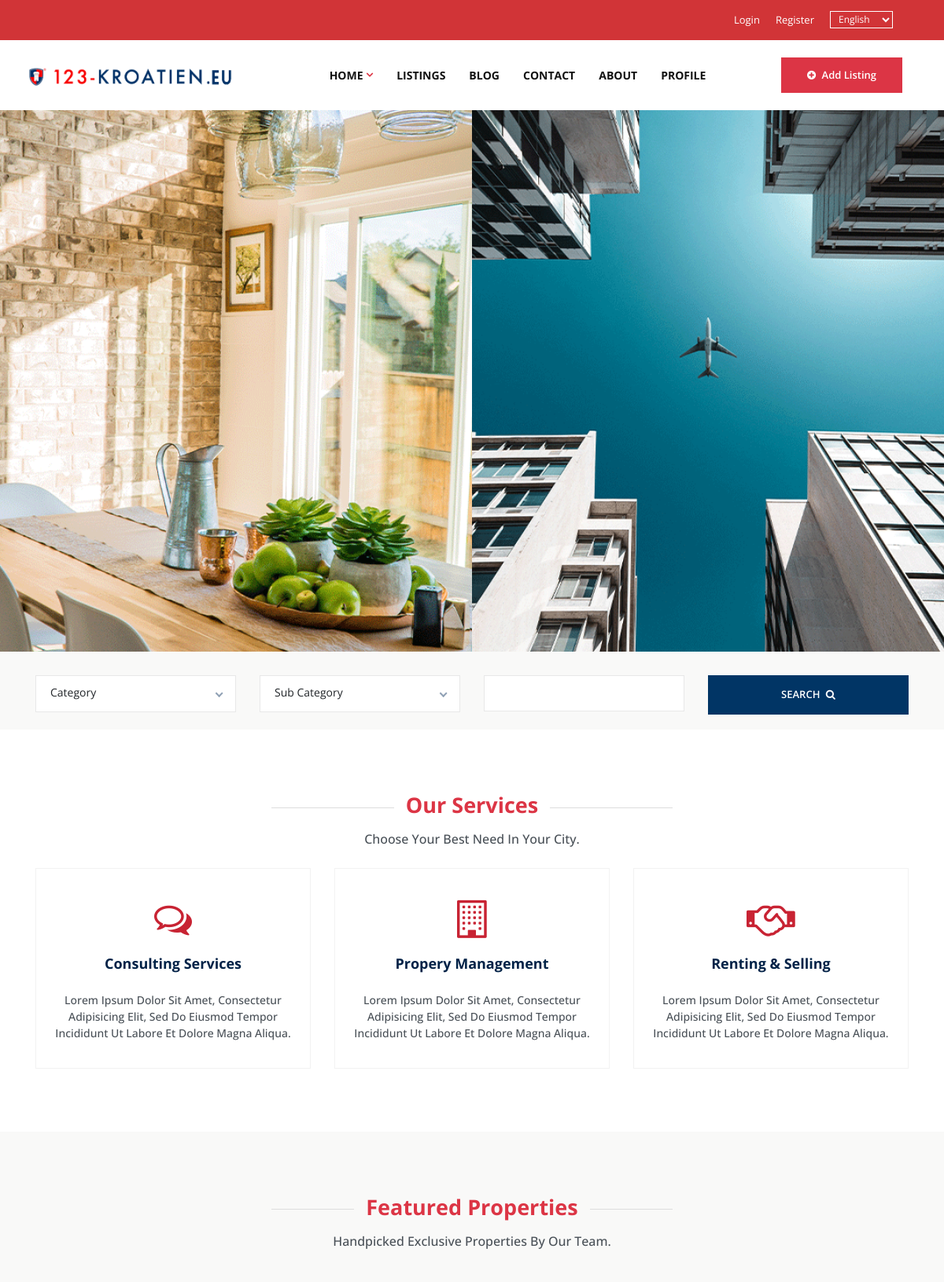
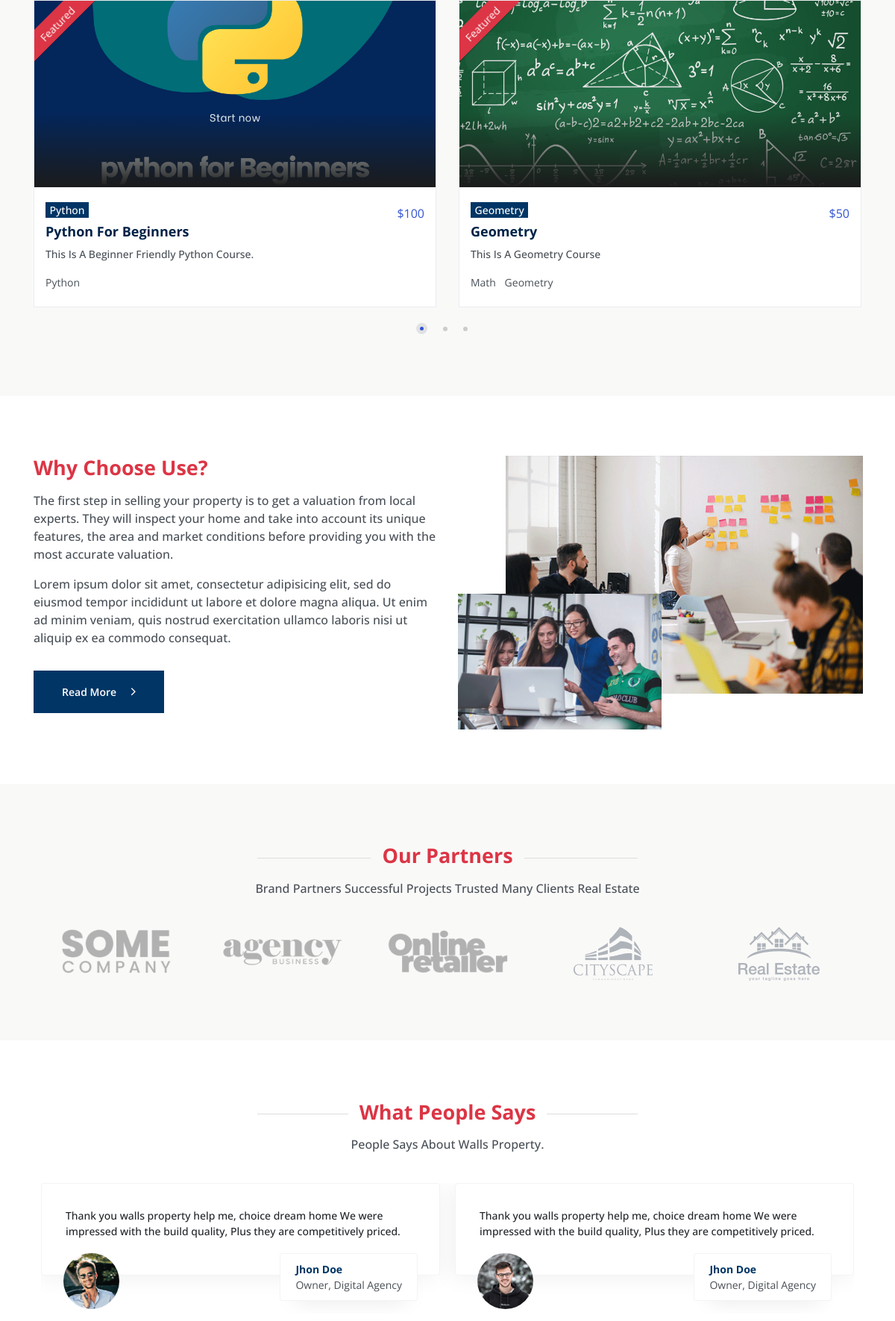
The page / (upper part) on the database its author committed (2 pictures, top to bottom).
### course/models.py (models this page shows, shortened)
class Course(models.Model):
    category = models.ForeignKey(Category, on_delete=models.SET_NULL, null=True, blank=True)
    name = models.CharField(max_length=100)
    slug = models.SlugField(max_length=200, unique=True)
    description = models.CharField(max_length=200)
    content = CKEditor5Field('Text', config_name='extends')
    image = models.ImageField(upload_to='course/%Y/%m/%d/')
    long_image = models.ImageField(upload_to='course/%Y/%m/%d/', blank=True, null=True)
    video = models.FileField(upload_to='videos/course/%Y/%m/%d/', blank=True, null=True)
    price = models.CharField(max_length=20)
    total_enrolled = models.IntegerField(default=0)
    duration = models.CharField(max_length=20)
    features = models.SlugField(max_length=200)
    is_featured = models.BooleanField(default=False)
    keywords = models.CharField(max_length=100)
    popularity = models.IntegerField(default=0)
    active = models.BooleanField(default=True)
    created_at = models.DateTimeField(auto_now_add=True)
    updated_at = models.DateTimeField(auto_now=True)

class Category(models.Model):
    name = models.CharField(max_length=50)
    slug = models.SlugField(max_length=100, unique=True)
    parent = models.ForeignKey('self', on_delete=models.CASCADE, null=True, blank=True)
    image = models.ImageField(upload_to='category_image/%Y/%m/%d/', blank=True, null=True)
    keywords = models.CharField(max_length=100)
    popularity = models.IntegerField(default=0)
    active = models.BooleanField(default=True)
    created_at = models.DateTimeField(auto_now_add=True)
    updated_at = models.DateTimeField(auto_now=True)
    def __str__(self):
        return self.name

### main/views.py (the view)
# urls.py: path("", views.home, name="home"),
def home(request):
    course_list = Course.objects.all()
    categories = Category.objects.all()
    context = {
        'course_list': course_list,
    }
    return render(request, "main/home.html", context)

### main/context_processors.py (called while the page is built)
def category_list(request):
    categories = Category.objects.filter(parent__isnull=True)
    sub_categories = Category.objects.filter(parent__isnull=False)
    context = {
        'categories': categories,
        "sub_categories": sub_categories
    }
    return context

### main/templatetags/custom_tags.py (called while the page is built)
@register.filter('get_keywords')
def get_keywords(obj):
    keywords = obj.keywords.split('-')
    return keywords

### templates/main/home.html (shortened to what this page needs)
{% extends "includes/base.html" %}
{% load static %}
{% block body %}
    <div class="homepage__property bg-light">
        <div class="homepage__property-carousel owl-carousel owl-theme">
            <div class="item">
                <a href="#">
                    <div class="tc-image-caption4">
                        <img src="{% static 'images/c2.png' %}" alt="img1">
                        <div class="caption">
                        </div>
                    </div>
                </a>
            </div>
            <div class="item">
                <a href="#">
                    <div class="tc-image-caption4">
                        <img src="{% static 'images/c3.png' %}" alt="img1">
                        <div class="caption">
                        </div>
                    </div>
                </a>
            </div>
        </div>
    </div>
    {% include "course/components/filter_row.html" %}
    <section class="popular__city-large">
        <div class="container">
            <div class="row">
                <div class="col-md-8 col-lg-6 mx-auto">
                    <div class="title__head">
                        <h2 class="text-center text-capitalize text-danger">
                            Our Services
                        </h2>
                        <p class="text-center text-capitalize">Choose your best need in your city.</p>
                    </div>
                </div>
            </div>
            <div class="row">
                <div class="col-md-6 col-lg-4">
                    <div class="myCard">
                        <div class="iconDiv">
                            <i class="fa fa-comments-o myIcon" aria-hidden="true"></i>
                        </div>
                        <h6 class="text-capitalize mb-4">Consulting Services</h6>
                        <p class="text-capitalize">Lorem ipsum dolor sit amet, consectetur adipisicing elit, sed do eiusmod
                        tempor incididunt ut labore et dolore magna aliqua.</p>
                    </div>
                </div>
                <div class="col-md-6 col-lg-4">
                    <div class="myCard">
                        <div class="iconDiv">
                            <i class="fa fa-building-o myIcon" aria-hidden="true"></i>
                        </div>
                        <h6 class="text-capitalize mb-4">Propery Management</h6>
                        <p class="text-capitalize">Lorem ipsum dolor sit amet, consectetur adipisicing elit, sed do eiusmod
                        tempor incididunt ut labore et dolore magna aliqua.</p>
                    </div>
                </div>
                <div class="col-md-6 col-lg-4">
                    <div class="myCard">
                        <div class="iconDiv">
                            <i class="fa fa-handshake-o myIcon" aria-hidden="true"></i>
                        </div>
                        <h6 class="text-capitalize mb-4">Renting & Selling</h6>
                        <p class="text-capitalize">Lorem ipsum dolor sit amet, consectetur adipisicing elit, sed do eiusmod
                        tempor incididunt ut labore et dolore magna aliqua.</p>
                    </div>
                </div>
            </div>
        </div>
    </section>
    <section class="featured__property bg-light">
        <div class="container">
            <div class="row">
                <div class="col-md-8 col-lg-6 mx-auto">
                    <div class="title__head">
                        <h2 class="text-center text-capitalize text-danger">
                            featured properties
                        </h2>
                        <p class="text-center text-capitalize">handpicked exclusive properties by our team.</p>
                    </div>
                </div>
            </div>
            <div class="row">
                <div class="col-lg-12">
                    <div class="featured__property-carousel owl-carousel owl-theme">
                        {% for course in course_list %}
                        {% include "course/components/card.html" %}
                        {% endfor %}
                    </div>
                </div>
            </div>
        </div>
    </section>
    <section class="home__about">
        <div class="container">
            <div class="row">
                <div class="col-lg-6">
                    <div class="title__leading">
                        <h2 class="text-capitalize text-danger">why choose use?</h2>
                        <p>
                            The first step in selling your property is to get a valuation from local experts. They will
                            inspect your home and take into account its unique features, the area and market conditions
                            before providing you with the most accurate valuation.
                        </p>
                        <p>
                            Lorem ipsum dolor sit amet, consectetur adipisicing elit, sed do eiusmod tempor incididunt
                            ut labore et dolore magna aliqua. Ut enim ad minim veniam, quis nostrud exercitation ullamco
                            laboris nisi ut aliquip ex ea commodo consequat.
                        </p>
                        <a href="about-us.html" class="btn btn-primary btn-outline-blue mt-3 text-capitalize"> read more
                            <i class="fa fa-angle-right ml-3 "></i></a>
                    </div>
                </div>
                <div class="col-lg-6">
                    <div class="about__image">
                        <div class="about__image-top">
                            <div class="about__image-top-hover">
                                <img src="{% static 'images/about2.png' %}" alt="" class="img-fluid">
                            </div>
                        </div>
                        <div class="about__image-bottom">
                            <div class="about__image-bottom-hover">
                                <img src="{% static 'images/about1.png' %}" alt="" class="img-fluid">
                            </div>
                        </div>
                    </div>
                </div>
            </div>
        </div>
    </section>
    <section class="projects__partner bg-light">
        <div class="container">
            <div class="row justify-content-center">
                <div class="col-md-8 col-lg-6">
                    <div class="title__head">
                        <h2 class="text-center text-capitalize text-danger">our partners</h2>
                        <p class="text-center text-capitalize">Brand Partners Successful Projects Trusted Many Clients
                            Real Estate</p>
                    </div>
                </div>
            </div>
            <div class="row">
                <div class="col-md-12">
                    <div class="projects__partner-logo">
                        <ul class="list-inline mb-0">
                            <li class="list-inline-item">
                                <img src="{% static 'images/partner-logo6.png' %}" alt="" class="img-fluid">
                            </li>
                            <li class="list-inline-item">
                                <img src="{% static 'images/partner-logo7.png' %}" alt="" class="img-fluid">
                            </li>
                            <li class="list-inline-item">
                                <img src="{% static 'images/partner-logo8.png' %}" alt="" class="img-fluid">
                            </li>
                            <li class="list-inline-item">
                                <img src="{% static 'images/partner-logo1.png' %}" alt="" class="img-fluid">
                            </li>
                            <li class="list-inline-item">
                                <img src="{% static 'images/partner-logo5.png' %}" alt="" class="img-fluid">
                            </li>
                        </ul>
                    </div>
                </div>
            </div>
        </div>
    </section>
    <section>
        <div class="container">
            <div class="row">
                <div class="col-md-8 col-lg-6 mx-auto">
                    <div class="title__head">
                        <h2 class="text-center text-capitalize text-danger">
                            what people says
                        </h2>
                        <p class="text-center text-capitalize">people says about walls property.</p>
                    </div>
                </div>
            </div>
            <div class="testimonial owl-carousel owl-theme">
                <div class="item testimonial__block">
                    <div class="testimonial__block-card bg-reviews">
                        <p>
                            Thank you walls property help me, choice dream home We were impressed with the build
                            quality, Plus they are competitively priced.
                        </p>
                    </div>
                    <div class="testimonial__block-users">
                        <div class="testimonial__block-users-img">
                            <img src="{% static 'images/p1.png' %}" alt="" class="img-fluid">
                        </div>
                        <div class="testimonial__block-users-name" style="color: #013565;">
                            jhon doe <br>
                            <span>owner, digital agency</span>
                        </div>
                    </div>
                </div>
                <div class="item testimonial__block">
                    <div class="testimonial__block-card bg-reviews">
                        <p>
                            Thank you walls property help me, choice dream home We were impressed with the build
                            quality, Plus they are competitively priced.
                        </p>
                    </div>
                    <div class="testimonial__block-users">
                        <div class="testimonial__block-users-img">
                            <img src="{% static 'images/p2.png' %}" alt="" class="img-fluid">
                        </div>
                        <div class="testimonial__block-users-name" style="color: #013565;">
                            jhon doe <br>
                            <span>owner, digital agency</span>
                        </div>
                    </div>
                </div>
            </div>
        </div>
    </section>
{% endblock %}

### templates/course/components/card.html (shortened to what this page needs)
{% load static %}
{% load custom_tags %}
<a class="item text-decoration-none" href="{% url "course:details" course.slug %}">
    <div class="card__image card__box">
        <div class="card__image-header h-250">
            <div class="ribbon text-capitalize bg-danger">featured</div>
            <img src="{{ course.image.url }}" alt="" class="img-fluid w100 img-transition">
        </div>
        <div class="card__image-body">
            <div class="flex justify-between items-center">
                <span class="badge bg-logo2 text-capitalize mb-2">{{ course.category }}</span>
                <div class="list-inline my-auto ml-auto">${{ course.price }}</div>
            </div>
            <h6 class="text-capitalize">
                {{ course.name }}
            </h6>
            <p class="text-capitalize">
                {{ course.description }}
            </p>
            <ul class="list-inline card__content">
                {% for keyword in course|get_keywords %}
                <li class="list-inline-item">
                    <span>
                       {{ keyword }}
                    </span>
                </li>
                {% endfor %}
            </ul>
        </div>
    </div>
</a>

### static/css/custom.css (style rules this page uses)
.bg-logo2 { background-color: #013565; color: #fff; }
.myCard { width: 100%; border: 1px solid rgba(0,0,0,.05); padding: 18px 18px; text-align:center; }
.myIcon { font-size: 48px; color: #C82333; padding: 22px; }
.list-inline-item { color: white; }
.btn-outline-blue { background-color: #013565 !important; border: 3px solid #013565 !important; }
.flex { display: flex; }
.justify-between { justify-content: space-between; }
.items-center { align-items: center; }
.text-decoration-none { text-decoration: none; }

### rows shown on the page
Course: image (picture), category "Python", price "100", name "Python For Beginners", description "This Is A Beginner Friendly Python Course.", course "Python"
Course: image (picture), category "Geometry", price "50", name "Geometry", description "This Is A Geometry Course", course "Math" "Geometry"
